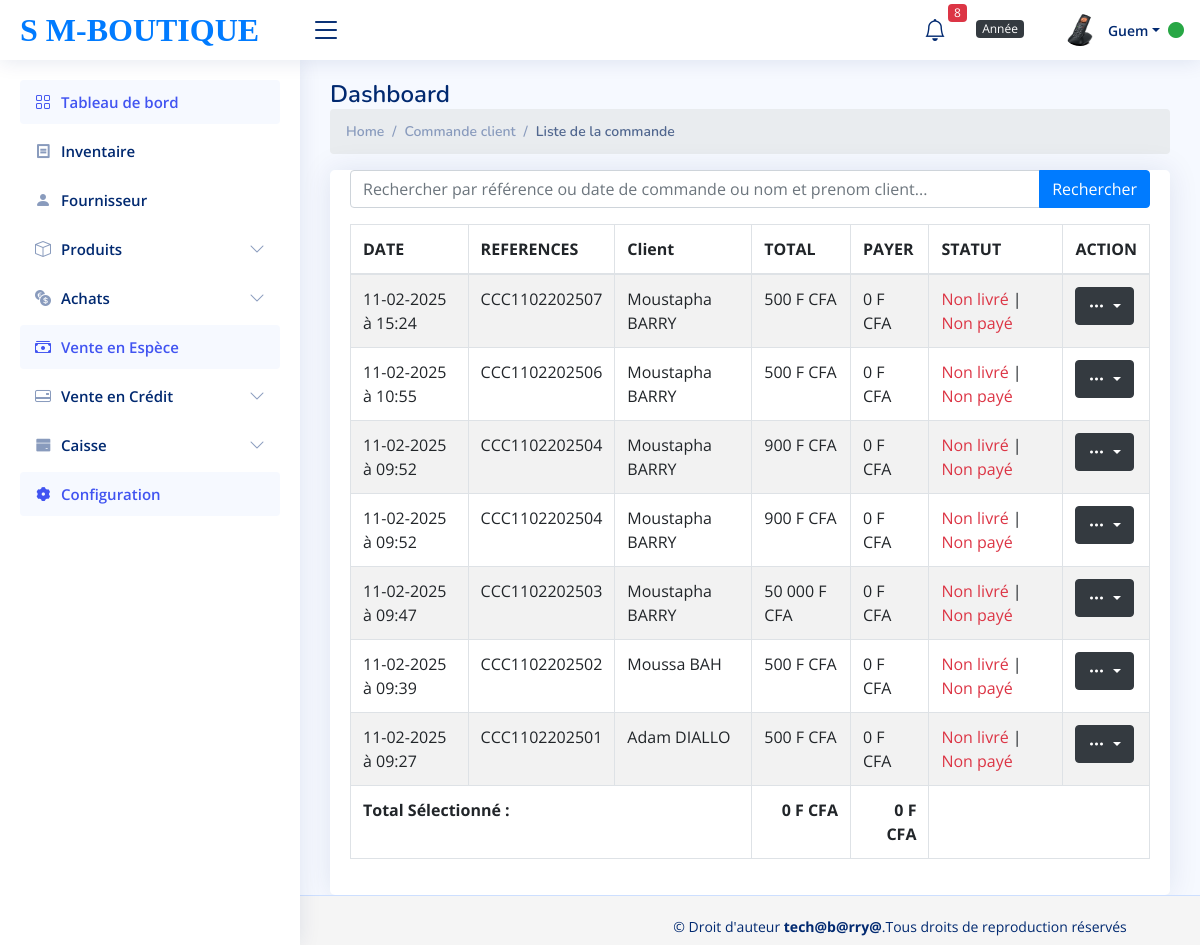
Page /liste_commande_client.php (signed in) on the committed database.
### tables this page shows
CREATE TABLE `commande_client` (
  `id_cmd_client` int(11) NOT NULL,
  `id_client_gr` int(11) NOT NULL,
  `date_cmd_client` datetime NOT NULL,
  `reference` varchar(255) NOT NULL,
  `total` int(100) NOT NULL,
  `paie` int(11) DEFAULT 0,
  `id_utilisateur` int(11) NOT NULL
);

CREATE TABLE `client_grossiste` (
  `id_client_gr` int(11) NOT NULL,
  `nom_client_grossiste` varbinary(100) NOT NULL,
  `prenom_du_client_grossiste` varchar(100) NOT NULL,
  `ville_client_grossiste` varchar(100) NOT NULL,
  `contact_client_grossiste` varchar(100) NOT NULL
);

### liste_commande_client.php (called while the page is built, shortened)
<?php
require_once('autoload.php');
$liste_cmnd_cl = new CommandeClient();
$liste_commandes_recentes = $liste_cmnd_cl->listRecentCommands(10);
?>
<?php require_once('view/liste_commande_client.view.php') ?>

### autoload.php (called while the page is built, shortened)
<?php
spl_autoload_register (function ($class_name)
{
    $fils="classes/".$class_name.'.php';
});

### classes/Fonction.php (called while the page is built, shortened)
<?php
class Fonction{
        public function database(){
            $this->DB_HOST="127.0.0.1";
            $this->DB_NAME="db_supermarche";
            $this->DB_USERNAME="root";
            $this->DB_PASSWORD='';
             $bdd=new PDO("mysql:host=".$this->DB_HOST.";dbname=". $this->DB_NAME,
            $this->DB_USERNAME  ,$this->DB_PASSWORD);
            return $bdd;
        }
    public function recuperation_fonction_tri($select_partie, $tables, $data = [], $all = null){
        $bdd = $this->database();
        $requete = "SELECT $select_partie FROM $tables";
        $monFetch = $bdd->prepare($requete);
        $monFetch->execute($data);
        if(isset($all) && in_array(strtolower($all), ["all", "al"])) {
            return $monFetch->fetchAll(PDO::FETCH_OBJ);
        } else {
            return $monFetch->fetch(PDO::FETCH_OBJ);
        }
    }
}

### classes/CommandeClient.php (called while the page is built, shortened)
<?php
class CommandeClient extends Fonction{
      public function listRecentCommands($limit){
      $recuperer_afficher_cmnd_recentes = $this->recuperation_fonction_tri("*", "commande_client JOIN client_grossiste
                  ON client_grossiste.id_client_gr=commande_client.id_client_gr ORDER BY date_cmd_client DESC LIMIT $limit", [], "all");
      return $recuperer_afficher_cmnd_recentes;
      }
}

### view/liste_commande_client.view.php (the view, shortened to what this page needs)
<!DOCTYPE html>
<html lang="en">
<head>
    <?php require_once('partials/header.php');?>
</head>
<body>
    <?php require_once('partials/sidebar.php');?>
    <?php require_once('partials/navbar.php');?>
    <main id="main" class="main">
        <div class="pagetitle">
      <h1>Dashboard</h1>
      <nav>
        <ol class="breadcrumb">
          <li class="breadcrumb-item"><a href="index1.php">Home</a></li>
          <li class="breadcrumb-item">Commande client</li>
          <li class="breadcrumb-item active">Liste de la commande</li>
        </ol>
      </nav>
    </div>
        <section class="section">
            <div class="row">
                <div class="col-lg-12">
                    <div class="card">
                        <div class="card-body">
                            <form action="" method="POST" class="mb-3" onsubmit="hideMainTable(event)">
                                <div class="input-group">
                                    <input type="text" name="search" class="form-control" placeholder="Rechercher par référence ou date de commande ou nom et prenom client..." onclick="hideMainTableOnFocus()">
                                    <button type="submit" class="btn btn-primary">Rechercher</button>
                                </div>
                            </form>
                            <table class="table  table-bordered table-striped search-table" id="main-table">
                                <thead>
                                    <tr>
                                        <th>DATE</th>
                                        <th>REFERENCES</th>
                                        <th>Client</th>
                                        <th>TOTAL</th>
                                        <th>PAYER</th>
                                        <th>STATUT</th>
                                        <th width='3%'>ACTION</th>
                                    </tr>
                                </thead>
                                <tbody>
                                    <?php
                                    foreach ($liste_commandes_recentes as $affiche) {
                                        $somme_qte = $bdd->prepare("SELECT SUM(quantite) as qte FROM ligne_commande_client
                                        WHERE id_cmd_client=$affiche->id_cmd_client");
                                        $somme_qte->execute();
                                        $ro = $somme_qte->fetch(PDO::FETCH_ASSOC);
                                        $somme = $ro['qte'];
                                        $somme_qte_liv = $bdd->prepare("SELECT SUM(qte_livre) as qli FROM ligne_commande_client
                                        WHERE id_cmd_client=$affiche->id_cmd_client");
                                        $somme_qte_liv->execute();
                                        $row = $somme_qte_liv->fetch(PDO::FETCH_ASSOC);
                                        $som = $row['qli'];
                                    ?>
                                        <tr class="selectable-row">
                                            <td><?= date_format(date_create($affiche->date_cmd_client), 'd-m-Y à H:i') ?></td>
                                            <td><?= $affiche->reference ?></td>
                                            <td><?= $affiche->prenom_du_client_grossiste.' '.$affiche->nom_client_grossiste ?></td>
                                            <td class="total"><?= number_format($affiche->total, 0, ',', ' ') ?> F CFA</td>
                                            <td class="paie"><?= number_format($affiche->paie, 0, ',', ' ') ?> F CFA</td>
                                            <td>
                                                <?php
                                                if ($som == 0) {
                                                    echo " <span class='text-danger'> Non livré </span>";
                                                } elseif ($somme > $som && $som > 0) {
                                                    echo " <span class='text-info'> Livraison partielle </span>";
                                                } else {
                                                    echo "<span class='text-success'> Livré </span>";
                                                }
                                                echo "|";
                                                if ($affiche->paie == 0) {
                                                    echo "<span class='text-danger'> Non payé </span>";
                                                } elseif ($affiche->total > $affiche->paie && $affiche->paie > 0) {
                                                    echo "<span class='text-info'> Payé partiellement </span>";
                                                } else {
                                                    echo "<span class='text-success'> Payé </span>";
                                                }
                                                ?>
                                            </td>
                                            <td scope="col">
                                               <div class="dropdown">
                                                <button class="btn btn-dark dropdown-toggle" type="button" id="dropdownMenuButton" data-bs-toggle="dropdown" aria-haspopup="true" aria-expanded="false">
                                                    <i class="bi bi-three-dots text-center"></i>
                                                </button>
                                               </div>
                                            </td>
                                        </tr>
                                    <?php } ?>
                                </tbody>
                                 <tfoot>
                                    <tr>
                                        <th colspan="3" class="text-left">Total Sélectionné :</th>
                                        <th id="selected-total" class="text-right">0 F CFA</th>
                                        <th id="selected-paie" class="text-right">0 F CFA</th>
                                    </tr>
                                </tfoot>
                            </table>
                        </div>
                    </div>
                </div>
            </div>
        </section>
    </main>
        <footer class="footer">
            <?php require_once('partials/foot.php') ?>
        </footer>
</body>
</html>

### assets/css/style.css (style rules this page uses)
:root { scroll-behavior: smooth; }
body { font-family: "Open Sans", sans-serif; background: #f6f9ff; color: #444444; }
a { color: #4154f1; text-decoration: none; }
h1, h2, h3, h4, h5, h6 { font-family: "Nunito", sans-serif; }
#main { margin-top: 60px; padding: 20px 30px; transition: all 0.3s; }
.pagetitle { margin-bottom: 10px; }
.pagetitle h1 { font-size: 24px; margin-bottom: 0; font-weight: 600; color: #012970; }
.card { margin-bottom: 30px; border: none; border-radius: 5px; box-shadow: 0px 0 30px rgba(1, 41, 112, 0.1); }
.card-body { padding: 0 20px 20px 20px; }
.breadcrumb { font-size: 14px; font-family: "Nunito", sans-serif; color: #899bbd; font-weight: 600; }
.breadcrumb a { color: #899bbd; transition: 0.3s; }
.breadcrumb .breadcrumb-item::before { color: #899bbd; }
.breadcrumb .active { color: #51678f; font-weight: 600; }
@media (min-width: 1200px) { #main, #footer { margin-left: 300px; } }
.footer { padding: 20px 0; font-size: 14px; transition: all 0.3s; border-top: 1px solid #cddfff; }

### view/liste_commande_client.view.php (style rules this page uses)
.footer { position: fixed; bottom: 0; width: 100%; height: 50px; background-color: #f5f5f5; }

### rows in the picture
commande_client: date_cmd_client "11-02-2025 à 15:24", reference "CCC1102202507", id_client_gr.prenom_du_client_grossiste "Moustapha", id_client_gr.nom_client_grossiste "BARRY", total "500", paie "0", shows "Non payé"
commande_client: date_cmd_client "11-02-2025 à 10:55", reference "CCC1102202506", id_client_gr.prenom_du_client_grossiste "Moustapha", id_client_gr.nom_client_grossiste "BARRY", total "500", paie "0", shows "Non payé"
commande_client: date_cmd_client "11-02-2025 à 09:52", reference "CCC1102202504", id_client_gr.prenom_du_client_grossiste "Moustapha", id_client_gr.nom_client_grossiste "BARRY", total "900", paie "0", shows "Non payé"
commande_client: date_cmd_client "11-02-2025 à 09:52", reference "CCC1102202504", id_client_gr.prenom_du_client_grossiste "Moustapha", id_client_gr.nom_client_grossiste "BARRY", total "900", paie "0", shows "Non payé"
commande_client: date_cmd_client "11-02-2025 à 09:47", reference "CCC1102202503", id_client_gr.prenom_du_client_grossiste "Moustapha", id_client_gr.nom_client_grossiste "BARRY", total "50 000", paie "0", shows "Non payé"
commande_client: date_cmd_client "11-02-2025 à 09:39", reference "CCC1102202502", id_client_gr.prenom_du_client_grossiste "Moussa", id_client_gr.nom_client_grossiste "BAH", total "500", paie "0", shows "Non payé"
commande_client: date_cmd_client "11-02-2025 à 09:27", reference "CCC1102202501", id_client_gr.prenom_du_client_grossiste "Adam", id_client_gr.nom_client_grossiste "DIALLO", total "500", paie "0", shows "Non payé"

### other values in the picture
$stock_alerte "8"
$_SESSION['nom_utilisateur'] "Guem"
